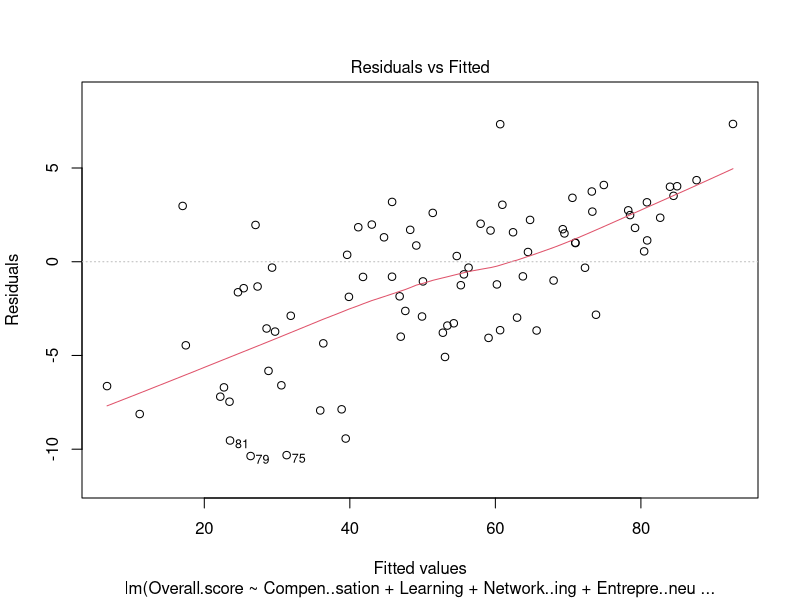
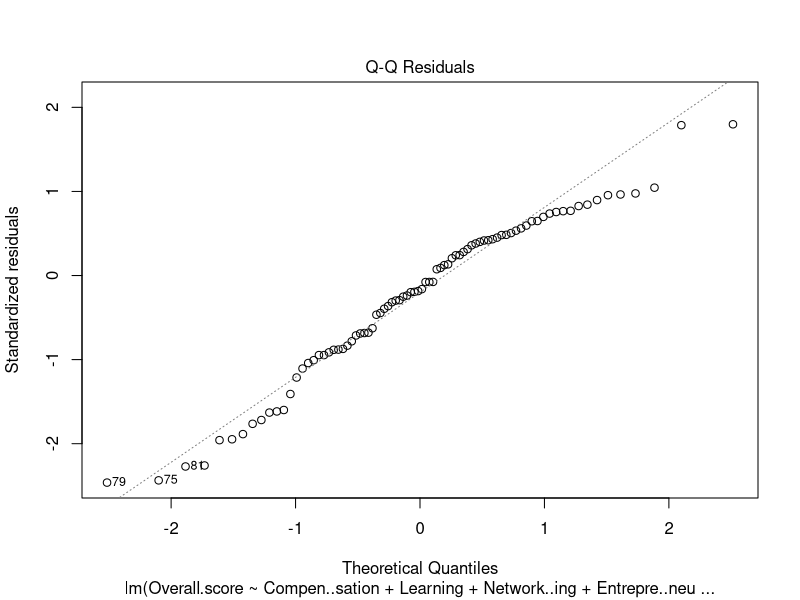
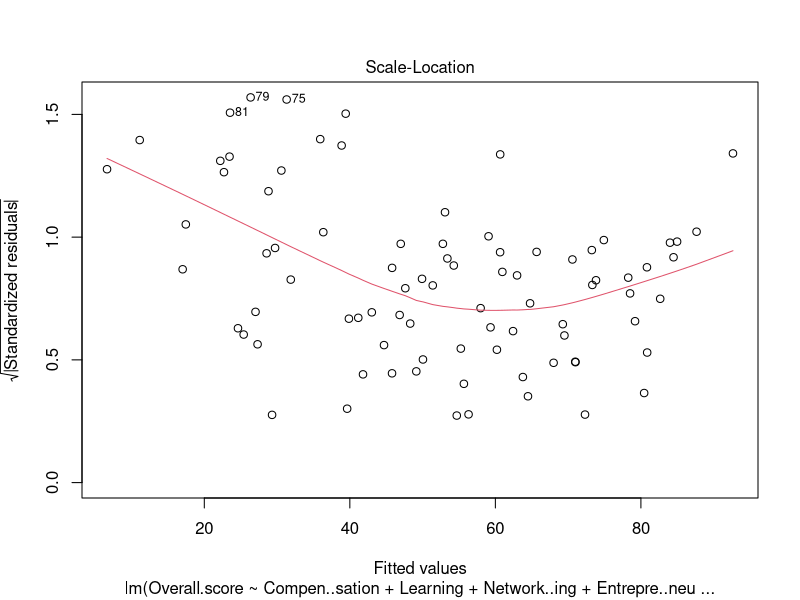
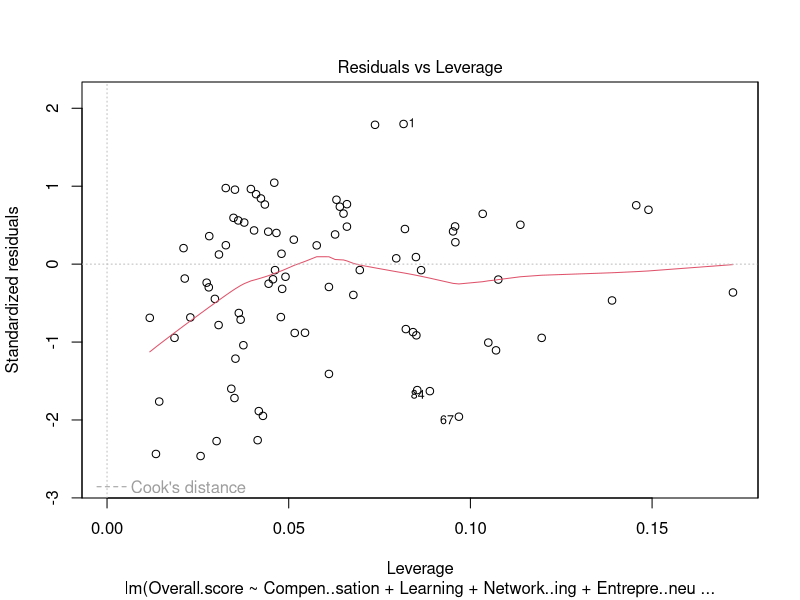

Generate these figures, in order, with R:
## ---- chunk 1
knitr::opts_chunk$set(echo = TRUE, warning = F, message = F)
## ---- chunk 2
library(tidyverse)
cr <- read.csv(file = 'data-BIe5s.csv')
## ---- chunk 3
names(cr)[1] <- 'Rank'
schools <- cr$School
ranks <- cr$Rank
cr_bloomberg <- cr %>% 
  select(names(cr)[c(3,4,5,6,7,8)])
## ---- chunk 4
w = c(0.357, 0.258, 0.178, 0.12, 0.086)
cr_bloomberg <- cr_bloomberg %>% 
  mutate(my_overall_score = w[1]*Compen..sation + w[2]*Learning + w[3]*Network..ing 
         + w[4]*Entrepre..neurship + w[5]*Diversity) %>% 
  mutate(my_overall_scaled = 100*(my_overall_score - min(my_overall_score))/(max(my_overall_score)-min(my_overall_score)))%>% 
  mutate(my_overall_scaled_main = round(my_overall_scaled))
## ---- chunk 5
cr$Scaled.overall.score.with.BBW.weights == cr_bloomberg$my_overall_scaled_main 
## ---- chunk 6
cr_bloomberg <-  cr_bloomberg %>% 
  mutate(my_rank_with_BB_weights = rank(-my_overall_scaled_main, ties.method = 'min'), 
         official_ranking = ranks)
## ---- chunk 7
m <- lm(formula = Overall.score ~ Compen..sation + Learning + 
                                  Network..ing + Entrepre..neurship + Diversity - 1, data = cr_bloomberg)
summary(m)
sum(coef(m))
## ---- chunk 8
plot(m)
## ---- chunk 9
m2 <- lm(formula = my_overall_scaled ~ Overall.score + Learning + 
                                  Network..ing + Entrepre..neurship + Diversity - 1, data = cr_bloomberg)
summary(m)
